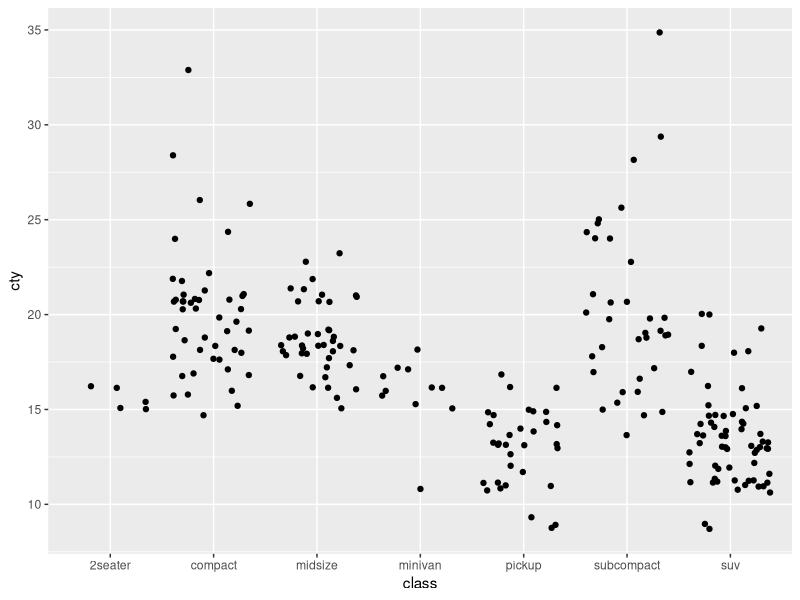

Here is the R script that generated this plot:
## ---- chunk 1
knitr::opts_chunk$set(echo = TRUE)

library(tidyverse)
## ---- chunk 2
ggplot(data = mpg, aes(x = class, y = cty)) +
  geom_jitter()
